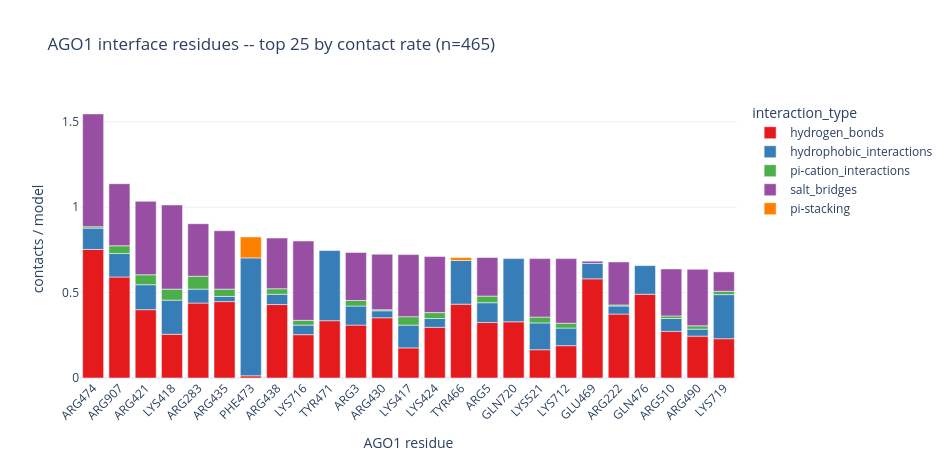
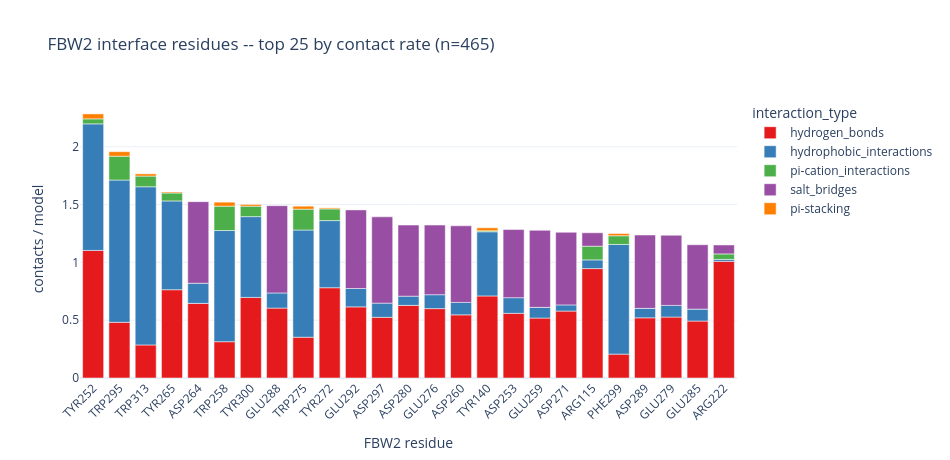

Notebook code for these charts, in order:
### Markdown cell above
## Residue-level interface map

Single-residue resolution for the busiest AGO1 and partner residues, split by
interaction type, plus the 2-D AGO1-residue × partner-residue contact map —
the predicted interface footprint, pooled across surviving backends. Runs for
the first populated protein couple; edit `COUPLE_FOR_RESIDUE_MAP` to switch.

### Code cell
COUPLE_FOR_RESIDUE_MAP = 'B'   # a protein partner chain letter
TOP_N = 25
bc = df[df["reschain_lig"] == COUPLE_FOR_RESIDUE_MAP].copy()
n_norm = df.groupby(["cluster", "fname"]).ngroups
partner_name = LIGAND_CHAIN_NAMES.get(COUPLE_FOR_RESIDUE_MAP, "partner")

def residue_rate_bar(data, resnr_col, restype_col, chain_label, filename):
    if data.empty:
        print(f"{chain_label}: no rows -- skipping."); return pd.DataFrame({resnr_col: [], restype_col: []})
    per_res_total = (data.groupby([resnr_col, restype_col], observed=True).size()
                     .div(n_norm).rename("rate").reset_index()
                     .sort_values("rate", ascending=False).head(TOP_N))
    order = per_res_total[resnr_col].tolist()
    per_res_itype = (data.groupby([resnr_col, restype_col, "interaction_type"], observed=True).size()
                     .div(n_norm).rename("rate").reset_index())
    per_res_itype = per_res_itype[per_res_itype[resnr_col].isin(order)].copy()
    per_res_itype["label"] = (per_res_itype[restype_col].astype(str)
                              + per_res_itype[resnr_col].astype(int).astype(str))
    label_order = [f"{per_res_total.loc[per_res_total[resnr_col] == r, restype_col].iloc[0]}{int(r)}"
                   for r in order]
    fig = px.bar(per_res_itype, x="label", y="rate", color="interaction_type",
                 category_orders={"label": label_order}, color_discrete_sequence=ITYPE_PALETTE,
                 template=TEMPLATE, title=f"{chain_label} interface residues -- top {TOP_N} by contact rate (n={n_norm})")
    fig.update_layout(width=950, height=460, xaxis_title=f"{chain_label} residue",
                      yaxis_title="contacts / model", xaxis_tickangle=-45)
    save_fig(fig, filename, "residue_interface")
    return per_res_total

top_rec = residue_rate_bar(bc, "resnr", "restype", RECEPTOR_NAME, f"{RECEPTOR_NAME.lower()}_top_residues.html")
top_lig = residue_rate_bar(bc, "resnr_lig", "restype_lig", partner_name, f"{partner_name.lower()}_top_residues.html")
display(top_rec.reset_index(drop=True)); display(top_lig.reset_index(drop=True))

### Figure 1 — Plotly figure (JSON) as saved in the notebook; plotly's stock layout.template omitted (floating-point values rounded to 4 significant figures)
{"data": [{"hovertemplate": "interaction_type=hydrogen_bonds<br>label=%{x}<br>rate=%{y}<extra></extra>", "legendgroup": "hydrogen_bonds", "marker": {"color": "rgb(228,26,28)", "pattern": {"shape": ""}}, "name": "hydrogen_bonds", "orientation": "v", "showlegend": true, "textposition": "auto", "type": "bar", "x": ["ARG3", "ARG5", "ARG222", "ARG283", "LYS417", "LYS418", "ARG421", "LYS424", "ARG430", "ARG435", "ARG438", "TYR466", "GLU469", "TYR471", "PHE473", "ARG474", "GLN476", "ARG490", "ARG510", "LYS521", "LYS712", "LYS716", "LYS719", "GLN720", "ARG907"], "xaxis": "x", "y": [0.3097, 0.3247, 0.3742, 0.4387, 0.1763, 0.2559, 0.4, 0.2968, 0.3527, 0.4473, 0.4301, 0.4323, 0.5806, 0.3355, 0.0129, 0.7527, 0.4903, 0.2452, 0.2731, 0.1656, 0.1892, 0.2538, 0.2301, 0.329, 0.5914], "yaxis": "y"}, {"hovertemplate": "interaction_type=hydrophobic_interactions<br>label=%{x}<br>rate=%{y}<extra></extra>", "legendgroup": "hydrophobic_interactions", "marker": {"color": "rgb(55,126,184)", "pattern": {"shape": ""}}, "name": "hydrophobic_interactions", "orientation": "v", "showlegend": true, "textposition": "auto", "type": "bar", "x": ["ARG3", "ARG5", "ARG222", "ARG283", "LYS417", "LYS418", "ARG421", "LYS424", "ARG430", "ARG435", "ARG438", "TYR466", "GLU469", "TYR471", "PHE473", "ARG474", "GLN476", "ARG490", "ARG510", "LYS521", "LYS712", "LYS716", "LYS719", "GLN720", "ARG907"], "xaxis": "x", "y": [0.1118, 0.1161, 0.04731, 0.08172, 0.1333, 0.2, 0.1462, 0.05161, 0.04086, 0.03011, 0.06022, 0.2559, 0.09032, 0.4108, 0.6903, 0.1247, 0.1677, 0.04086, 0.07527, 0.157, 0.1032, 0.05591, 0.2581, 0.3699, 0.1376], "yaxis": "y"}, {"hovertemplate": "interaction_type=pi-cation_interactions<br>label=%{x}<br>rate=%{y}<extra></extra>", "legendgroup": "pi-cation_interactions", "marker": {"color": "rgb(77,175,74)", "pattern": {"shape": ""}}, "name": "pi-cation_interactions", "orientation": "v", "showlegend": true, "textposition": "auto", "type": "bar", "x": ["ARG3", "ARG5", "ARG222", "ARG283", "LYS417", "LYS418", "ARG421", "LYS424", "ARG430", "ARG435", "ARG438", "ARG474", "ARG490", "ARG510", "LYS521", "LYS712", "LYS716", "LYS719", "ARG907"], "xaxis": "x", "y": [0.03226, 0.03871, 0.006452, 0.07527, 0.04946, 0.06452, 0.05806, 0.03441, 0.006452, 0.04301, 0.03226, 0.008602, 0.01935, 0.01505, 0.03441, 0.02796, 0.02796, 0.01935, 0.04516], "yaxis": "y"}, {"hovertemplate": "interaction_type=salt_bridges<br>label=%{x}<br>rate=%{y}<extra></extra>", "legendgroup": "salt_bridges", "marker": {"color": "rgb(152,78,163)", "pattern": {"shape": ""}}, "name": "salt_bridges", "orientation": "v", "showlegend": true, "textposition": "auto", "type": "bar", "x": ["ARG3", "ARG5", "ARG222", "ARG283", "LYS417", "LYS418", "ARG421", "LYS424", "ARG430", "ARG435", "ARG438", "GLU469", "ARG474", "ARG490", "ARG510", "LYS521", "LYS712", "LYS716", "LYS719", "ARG907"], "xaxis": "x", "y": [0.2817, 0.2258, 0.2516, 0.3075, 0.3634, 0.4925, 0.4301, 0.329, 0.3247, 0.3419, 0.2968, 0.0129, 0.6602, 0.3312, 0.2753, 0.3419, 0.3785, 0.4645, 0.114, 0.3634], "yaxis": "y"}, {"hovertemplate": "interaction_type=pi-stacking<br>label=%{x}<br>rate=%{y}<extra></extra>", "legendgroup": "pi-stacking", "marker": {"color": "rgb(255,127,0)", "pattern": {"shape": ""}}, "name": "pi-stacking", "orientation": "v", "showlegend": true, "textposition": "auto", "type": "bar", "x": ["TYR466", "PHE473"], "xaxis": "x", "y": [0.0172, 0.1226], "yaxis": "y"}], "layout": {"barmode": "relative", "height": 460, "legend": {"title": {"text": "interaction_type"}, "tracegroupgap": 0}, "title": {"text": "AGO1 interface residues -- top 25 by contact rate (n=465)"}, "width": 950, "xaxis": {"anchor": "y", "categoryarray": ["ARG474", "ARG907", "ARG421", "LYS418", "ARG283", "ARG435", "PHE473", "ARG438", "LYS716", "TYR471", "ARG3", "ARG430", "LYS417", "LYS424", "TYR466", "ARG5", "GLN720", "LYS521", "LYS712", "GLU469", "ARG222", "GLN476", "ARG510", "ARG490", "LYS719"], "categoryorder": "array", "domain": [0.0, 1.0], "tickangle": -45, "title": {"text": "AGO1 residue"}}, "yaxis": {"anchor": "x", "domain": [0.0, 1.0], "title": {"text": "contacts / model"}}}}

### Figure 2 — Plotly figure (JSON) as saved in the notebook; plotly's stock layout.template omitted (floating-point values rounded to 4 significant figures)
{"data": [{"hovertemplate": "interaction_type=hydrogen_bonds<br>label=%{x}<br>rate=%{y}<extra></extra>", "legendgroup": "hydrogen_bonds", "marker": {"color": "rgb(228,26,28)", "pattern": {"shape": ""}}, "name": "hydrogen_bonds", "orientation": "v", "showlegend": true, "textposition": "auto", "type": "bar", "x": ["ARG115", "TYR140", "ARG222", "TYR252", "ASP253", "TRP258", "GLU259", "ASP260", "ASP264", "TYR265", "ASP271", "TYR272", "TRP275", "GLU276", "GLU279", "ASP280", "GLU285", "GLU288", "ASP289", "GLU292", "TRP295", "ASP297", "PHE299", "TYR300", "TRP313"], "xaxis": "x", "y": [0.9462, 0.7097, 1.009, 1.103, 0.5591, 0.314, 0.5183, 0.5462, 0.6452, 0.7634, 0.5785, 0.7806, 0.3527, 0.6, 0.5269, 0.628, 0.4925, 0.6043, 0.5204, 0.6151, 0.4817, 0.5247, 0.2065, 0.6968, 0.286], "yaxis": "y"}, {"hovertemplate": "interaction_type=hydrophobic_interactions<br>label=%{x}<br>rate=%{y}<extra></extra>", "legendgroup": "hydrophobic_interactions", "marker": {"color": "rgb(55,126,184)", "pattern": {"shape": ""}}, "name": "hydrophobic_interactions", "orientation": "v", "showlegend": true, "textposition": "auto", "type": "bar", "x": ["ARG115", "TYR140", "ARG222", "TYR252", "ASP253", "TRP258", "GLU259", "ASP260", "ASP264", "TYR265", "ASP271", "TYR272", "TRP275", "GLU276", "GLU279", "ASP280", "GLU285", "GLU288", "ASP289", "GLU292", "TRP295", "ASP297", "PHE299", "TYR300", "TRP313"], "xaxis": "x", "y": [0.07527, 0.5548, 0.0172, 1.095, 0.1355, 0.9613, 0.09247, 0.1075, 0.1742, 0.7677, 0.05376, 0.5806, 0.9269, 0.1204, 0.1011, 0.07957, 0.1032, 0.1312, 0.08172, 0.1591, 1.23, 0.1226, 0.9484, 0.6989, 1.368], "yaxis": "y"}, {"hovertemplate": "interaction_type=pi-cation_interactions<br>label=%{x}<br>rate=%{y}<extra></extra>", "legendgroup": "pi-cation_interactions", "marker": {"color": "rgb(77,175,74)", "pattern": {"shape": ""}}, "name": "pi-cation_interactions", "orientation": "v", "showlegend": true, "textposition": "auto", "type": "bar", "x": ["ARG115", "TYR140", "ARG222", "TYR252", "TRP258", "TYR265", "TYR272", "TRP275", "TRP295", "PHE299", "TYR300", "TRP313"], "xaxis": "x", "y": [0.1183, 0.008602, 0.04731, 0.04301, 0.2108, 0.06882, 0.1011, 0.1806, 0.2065, 0.07527, 0.09032, 0.09247], "yaxis": "y"}, {"hovertemplate": "interaction_type=salt_bridges<br>label=%{x}<br>rate=%{y}<extra></extra>", "legendgroup": "salt_bridges", "marker": {"color": "rgb(152,78,163)", "pattern": {"shape": ""}}, "name": "salt_bridges", "orientation": "v", "showlegend": true, "textposition": "auto", "type": "bar", "x": ["ARG115", "ARG222", "ASP253", "GLU259", "ASP260", "ASP264", "ASP271", "GLU276", "GLU279", "ASP280", "GLU285", "GLU288", "ASP289", "GLU292", "ASP297"], "xaxis": "x", "y": [0.1161, 0.07742, 0.5892, 0.6667, 0.6624, 0.7054, 0.628, 0.6022, 0.6065, 0.6151, 0.557, 0.7548, 0.6344, 0.6796, 0.7462], "yaxis": "y"}, {"hovertemplate": "interaction_type=pi-stacking<br>label=%{x}<br>rate=%{y}<extra></extra>", "legendgroup": "pi-stacking", "marker": {"color": "rgb(255,127,0)", "pattern": {"shape": ""}}, "name": "pi-stacking", "orientation": "v", "showlegend": true, "textposition": "auto", "type": "bar", "x": ["TYR140", "TYR252", "TRP258", "TYR265", "TYR272", "TRP275", "TRP295", "PHE299", "TYR300", "TRP313"], "xaxis": "x", "y": [0.02581, 0.04301, 0.03441, 0.008602, 0.008602, 0.02581, 0.03871, 0.01935, 0.01505, 0.01935], "yaxis": "y"}], "layout": {"barmode": "relative", "height": 460, "legend": {"title": {"text": "interaction_type"}, "tracegroupgap": 0}, "title": {"text": "FBW2 interface residues -- top 25 by contact rate (n=465)"}, "width": 950, "xaxis": {"anchor": "y", "categoryarray": ["TYR252", "TRP295", "TRP313", "TYR265", "ASP264", "TRP258", "TYR300", "GLU288", "TRP275", "TYR272", "GLU292", "ASP297", "ASP280", "GLU276", "ASP260", "TYR140", "ASP253", "GLU259", "ASP271", "ARG115", "PHE299", "ASP289", "GLU279", "GLU285", "ARG222"], "categoryorder": "array", "domain": [0.0, 1.0], "tickangle": -45, "title": {"text": "FBW2 residue"}}, "yaxis": {"anchor": "x", "domain": [0.0, 1.0], "title": {"text": "contacts / model"}}}}
